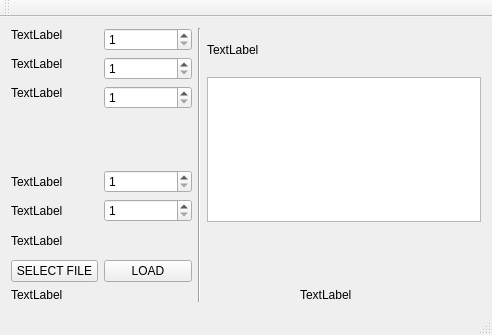
<?xml version="1.0" encoding="UTF-8"?>
<ui version="4.0">
 <class>MainWindow</class>
 <widget class="QMainWindow" name="MainWindow">
  <property name="geometry">
   <rect>
    <x>0</x>
    <y>0</y>
    <width>492</width>
    <height>335</height>
   </rect>
  </property>
  <property name="windowTitle">
   <string>MainWindow</string>
  </property>
  <widget class="QWidget" name="centralWidget">
   <layout class="QGridLayout" name="gridLayout">
    <item row="11" column="6">
     <spacer name="verticalSpacer_3">
      <property name="orientation">
       <enum>Qt::Vertical</enum>
      </property>
      <property name="sizeHint" stdset="0">
       <size>
        <width>20</width>
        <height>40</height>
       </size>
      </property>
     </spacer>
    </item>
    <item row="8" column="0">
     <widget class="QLabel" name="label_parameterQ">
      <property name="text">
       <string>TextLabel</string>
      </property>
     </widget>
    </item>
    <item row="7" column="1">
     <widget class="QSpinBox" name="spinBox_parameterP">
      <property name="minimum">
       <number>1</number>
      </property>
     </widget>
    </item>
    <item row="6" column="0">
     <spacer name="verticalSpacer">
      <property name="orientation">
       <enum>Qt::Vertical</enum>
      </property>
      <property name="sizeHint" stdset="0">
       <size>
        <width>20</width>
        <height>22</height>
       </size>
      </property>
     </spacer>
    </item>
    <item row="3" column="4" rowspan="6" colspan="3">
     <widget class="QPlainTextEdit" name="plainTextEdit_matrix"/>
    </item>
    <item row="12" column="0">
     <widget class="QPushButton" name="pushButton_select">
      <property name="text">
       <string>SELECT FILE</string>
      </property>
     </widget>
    </item>
    <item row="9" column="0">
     <spacer name="verticalSpacer_5">
      <property name="orientation">
       <enum>Qt::Vertical</enum>
      </property>
      <property name="sizeHint" stdset="0">
       <size>
        <width>20</width>
        <height>40</height>
       </size>
      </property>
     </spacer>
    </item>
    <item row="7" column="0">
     <widget class="QLabel" name="label_parameterP">
      <property name="text">
       <string>TextLabel</string>
      </property>
     </widget>
    </item>
    <item row="4" column="0">
     <widget class="QLabel" name="label_weight">
      <property name="text">
       <string>TextLabel</string>
      </property>
     </widget>
    </item>
    <item row="2" column="0">
     <widget class="QLabel" name="label_dimension">
      <property name="text">
       <string>TextLabel</string>
      </property>
     </widget>
    </item>
    <item row="11" column="5">
     <spacer name="verticalSpacer_4">
      <property name="orientation">
       <enum>Qt::Vertical</enum>
      </property>
      <property name="sizeHint" stdset="0">
       <size>
        <width>20</width>
        <height>40</height>
       </size>
      </property>
     </spacer>
    </item>
    <item row="2" column="1" rowspan="2">
     <widget class="QSpinBox" name="spinBox_dimension">
      <property name="minimum">
       <number>1</number>
      </property>
      <property name="maximum">
       <number>20</number>
      </property>
     </widget>
    </item>
    <item row="4" column="1" rowspan="2">
     <widget class="QSpinBox" name="spinBox_weight">
      <property name="minimum">
       <number>1</number>
      </property>
      <property name="maximum">
       <number>20</number>
      </property>
     </widget>
    </item>
    <item row="0" column="1" rowspan="2">
     <widget class="QSpinBox" name="spinBox_length">
      <property name="minimum">
       <number>1</number>
      </property>
      <property name="maximum">
       <number>20</number>
      </property>
     </widget>
    </item>
    <item row="8" column="1">
     <widget class="QSpinBox" name="spinBox_parameterQ">
      <property name="minimum">
       <number>1</number>
      </property>
     </widget>
    </item>
    <item row="9" column="1">
     <spacer name="verticalSpacer_6">
      <property name="orientation">
       <enum>Qt::Vertical</enum>
      </property>
      <property name="sizeHint" stdset="0">
       <size>
        <width>20</width>
        <height>40</height>
       </size>
      </property>
     </spacer>
    </item>
    <item row="13" column="5">
     <widget class="QLabel" name="label_answer">
      <property name="text">
       <string>TextLabel</string>
      </property>
     </widget>
    </item>
    <item row="6" column="1">
     <spacer name="verticalSpacer_2">
      <property name="orientation">
       <enum>Qt::Vertical</enum>
      </property>
      <property name="sizeHint" stdset="0">
       <size>
        <width>52</width>
        <height>26</height>
       </size>
      </property>
     </spacer>
    </item>
    <item row="0" column="0">
     <widget class="QLabel" name="label_length">
      <property name="text">
       <string>TextLabel</string>
      </property>
     </widget>
    </item>
    <item row="0" column="3" rowspan="14">
     <widget class="Line" name="line">
      <property name="orientation">
       <enum>Qt::Vertical</enum>
      </property>
     </widget>
    </item>
    <item row="12" column="1">
     <widget class="QPushButton" name="pushButton_load">
      <property name="text">
       <string>LOAD</string>
      </property>
     </widget>
    </item>
    <item row="10" column="0">
     <widget class="QLabel" name="label_path">
      <property name="text">
       <string>TextLabel</string>
      </property>
     </widget>
    </item>
    <item row="0" column="4" rowspan="3" colspan="2">
     <widget class="QLabel" name="label_description">
      <property name="text">
       <string>TextLabel</string>
      </property>
     </widget>
    </item>
    <item row="13" column="0" colspan="2">
     <widget class="QLabel" name="label_loaderror">
      <property name="text">
       <string>TextLabel</string>
      </property>
     </widget>
    </item>
   </layout>
  </widget>
  <widget class="QMenuBar" name="menuBar">
   <property name="geometry">
    <rect>
     <x>0</x>
     <y>0</y>
     <width>492</width>
     <height>20</height>
    </rect>
   </property>
  </widget>
  <widget class="QToolBar" name="mainToolBar">
   <attribute name="toolBarArea">
    <enum>TopToolBarArea</enum>
   </attribute>
   <attribute name="toolBarBreak">
    <bool>false</bool>
   </attribute>
  </widget>
  <widget class="QStatusBar" name="statusBar"/>
 </widget>
 <layoutdefault spacing="6" margin="11"/>
 <resources/>
 <connections/>
</ui>
